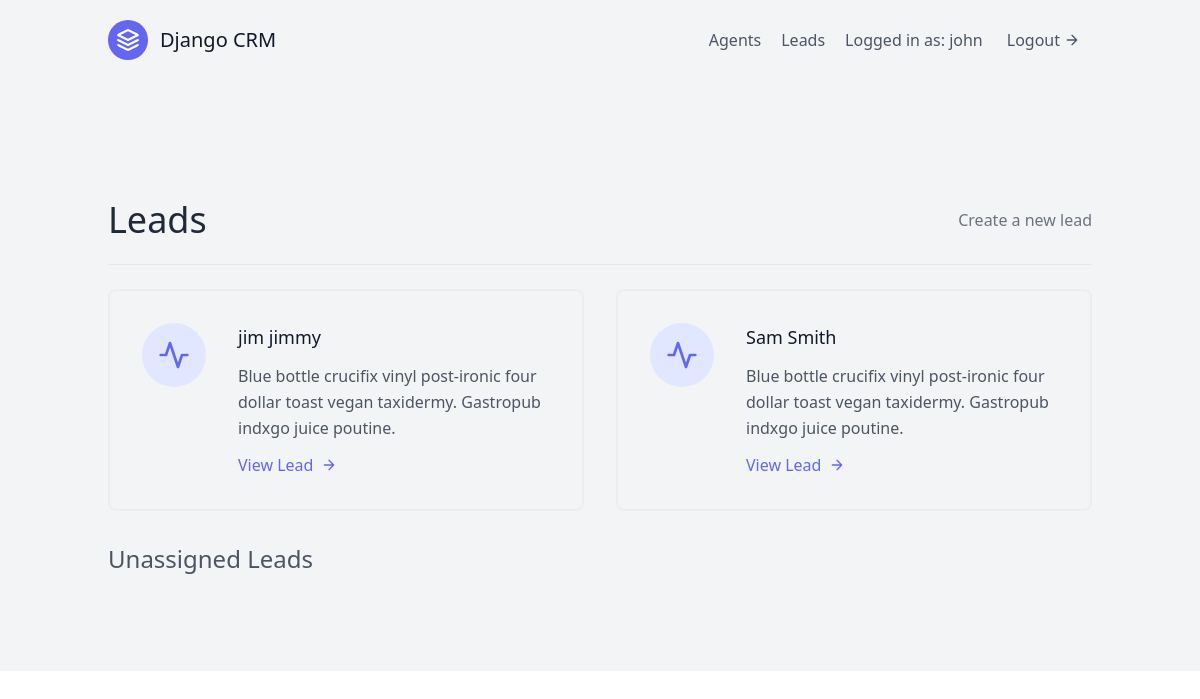
The app's page /leads/ (signed in), older data.
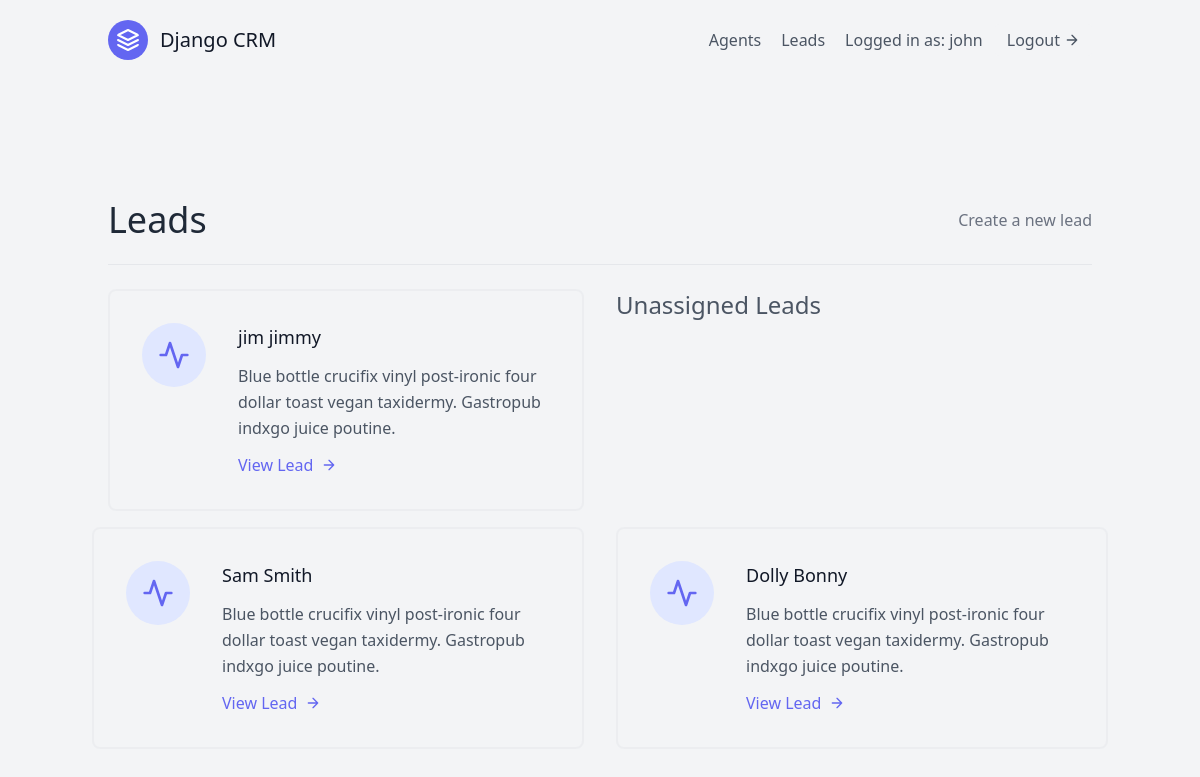
The same page, newer data.
### leads/models.py (models this page shows, shortened)
class Lead(models.Model):
    first_name = models.CharField(max_length=20)
    last_name = models.CharField(max_length=20)
    age = models.IntegerField(default=0)
    organization = models.ForeignKey(UserProfile, on_delete=models.CASCADE)
    agent = models.ForeignKey("Agent", null= True, blank= True, on_delete=models.SET_NULL)

### leads/views.py (the view)
# urls.py: path('', LeadListView.as_view(), name= 'lead-list'),
class LeadListView(LoginRequiredMixin,ListView):
  template_name = "leads/leads_list.html"
  def queryset(self):
    user = self.request.user
    if user.is_organizer:
      queryset = Lead.objects.filter(organization=user.userprofile, agent__isnull=False )
    else:
      queryset = Lead.objects.filter(organization=user.agent.organization, agent__isnull=False)
      queryset = queryset.filter(agent__user= user)
    return queryset
  def get_context_data(self, **kwargs):
    context = super(LeadListView, self).get_context_data(**kwargs)
    user = self.request.user
    if user.is_organizer:
      queryset = Lead.objects.filter(organization=user.userprofile, agent__isnull=True )
      context.update({
        "unassigned_leads": queryset
      })
    return context

### leads/templates/leads/leads_list.html (shortened to what this page needs)
{% extends "base.html" %}
{% block content %}
<section class="text-gray-600 body-font">
  <div class="container px-5 py-24 mx-auto flex flex-wrap">
   <div  class="w-full mb-6 py-6 flex justify-between items-center border-b border-gray-200">
      <div>
         <h1 class='text-4xl text-gray-800'> Leads </h1>
      </div>
      {% if request.user.is_organizer %}
         <div>
            <a class='text-gray-500 hover:text-blue-500' href="{% url 'leads:lead-create' %}">Create a new lead</a>
         </div>
      {% endif %}
   </div>
      <div class="flex flex-wrap -m-4">
      {% for lead in object_list %}
         <div class="p-4 lg:w-1/2 md:w-full">
            <div class="flex border-2 rounded-lg border-gray-200 border-opacity-50 p-8 sm:flex-row flex-col">
               <div class="w-16 h-16 sm:mr-8 sm:mb-0 mb-4 inline-flex items-center justify-center rounded-full bg-indigo-100 text-indigo-500 flex-shrink-0">
                  <svg fill="none" stroke="currentColor" stroke-linecap="round" stroke-linejoin="round" stroke-width="2" class="w-8 h-8" viewBox="0 0 24 24">
                  <path d="M22 12h-4l-3 9L9 3l-3 9H2"></path>
                  </svg>
               </div>
               <div class="flex-grow">
                  <h2 class="text-gray-900 text-lg title-font font-medium mb-3">{{ lead.first_name }} {{ lead.last_name }}</h2>
                  <p class="leading-relaxed text-base">Blue bottle crucifix vinyl post-ironic four dollar toast vegan taxidermy. Gastropub indxgo juice poutine.</p>
                  <a href="{% url 'leads:lead-detail' lead.pk %}" class="mt-3 text-indigo-500 inline-flex items-center">View Lead
                  <svg fill="none" stroke="currentColor" stroke-linecap="round" stroke-linejoin="round" stroke-width="2" class="w-4 h-4 ml-2" viewBox="0 0 24 24">
                     <path d="M5 12h14M12 5l7 7-7 7"></path>
                  </svg>
                  </a>
               </div>
            </div>
         </div>
      {% endfor %}
         <h1 class='p-4 text-2xl text-gray-600'>Unassigned Leads</h1>
         <div class="flex flex-wrap -m-4">
            {% if unassigned_leads.exists %}
            {% for lead in unassigned_leads %}
               <div class="p-4 lg:w-1/2 md:w-full">
                  <div class="flex border-2 rounded-lg border-gray-200 border-opacity-50 p-8 sm:flex-row flex-col">
                     <div class="w-16 h-16 sm:mr-8 sm:mb-0 mb-4 inline-flex items-center justify-center rounded-full bg-indigo-100 text-indigo-500 flex-shrink-0">
                        <svg fill="none" stroke="currentColor" stroke-linecap="round" stroke-linejoin="round" stroke-width="2" class="w-8 h-8" viewBox="0 0 24 24">
                        <path d="M22 12h-4l-3 9L9 3l-3 9H2"></path>
                        </svg>
                     </div>
                     <div class="flex-grow">
                        <h2 class="text-gray-900 text-lg title-font font-medium mb-3">{{ lead.first_name }} {{ lead.last_name }}</h2>
                        <p class="leading-relaxed text-base">Blue bottle crucifix vinyl post-ironic four dollar toast vegan taxidermy. Gastropub indxgo juice poutine.</p>
                        <a href="{% url 'leads:lead-detail' lead.pk %}" class="mt-3 text-indigo-500 inline-flex items-center">View Lead
                        <svg fill="none" stroke="currentColor" stroke-linecap="round" stroke-linejoin="round" stroke-width="2" class="w-4 h-4 ml-2" viewBox="0 0 24 24">
                           <path d="M5 12h14M12 5l7 7-7 7"></path>
                        </svg>
                        </a>
                     </div>
                  </div>
               </div>
            {% endfor %}
            {% endif %}
         </div>
      </div>
  </div>
</section>
{% endblock content %}

Row changes from the older to the newer data that the page shows:
changed Lead "Sam": moves from the list under "Leads" to the list under "Unassigned Leads"
now on this page (row edited): Lead: first_name "Dolly", last_name "Bonny", shown under "Unassigned Leads"
